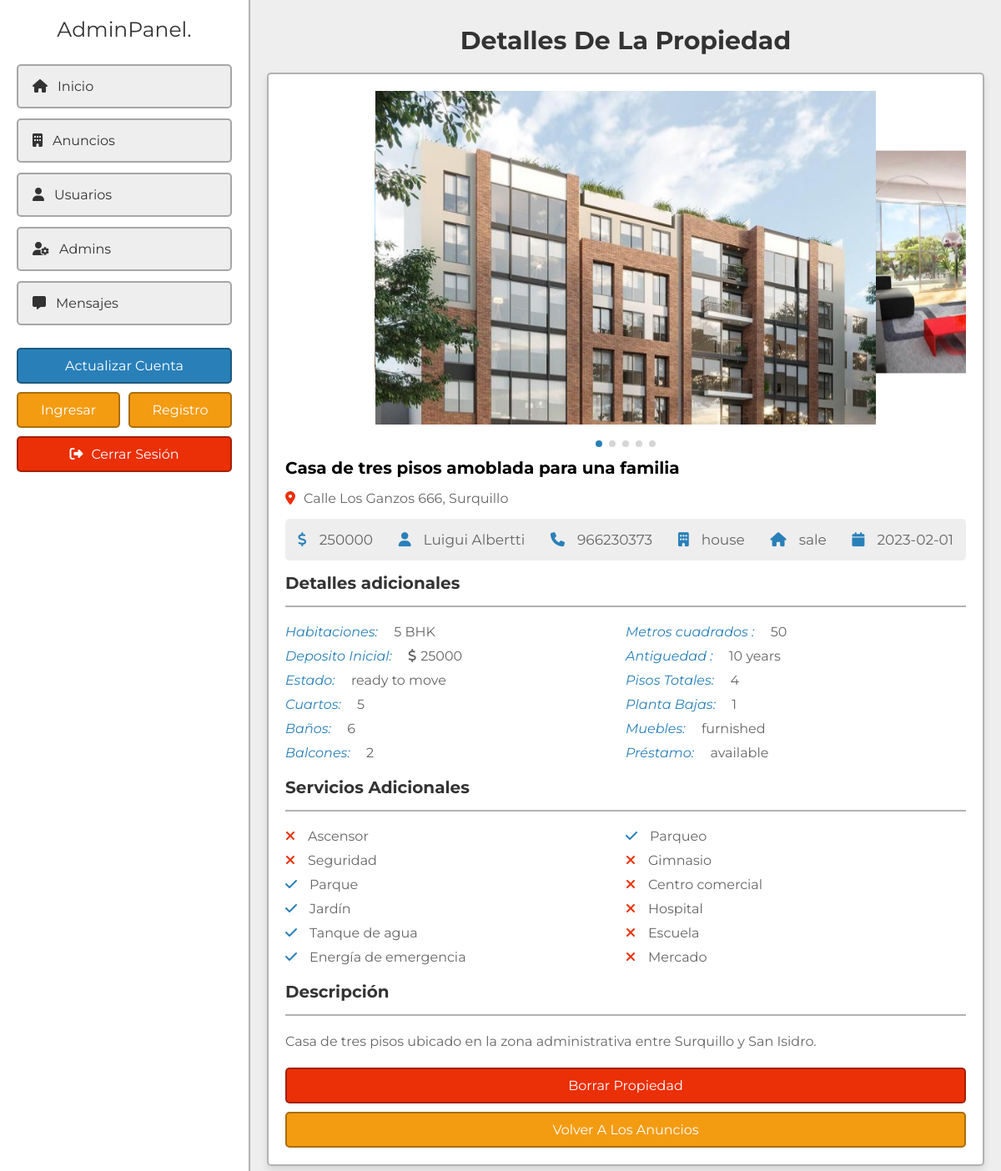
The app's page /project/admin/view_property.php?get_id=OskuD7poGVNZiTJuu6OV (signed in) with its own data.
### tables this page shows
CREATE TABLE `property` (
  `id` varchar(20) NOT NULL,
  `user_id` varchar(20) NOT NULL,
  `property_name` varchar(50) NOT NULL,
  `address` varchar(100) NOT NULL,
  `price` varchar(10) NOT NULL,
  `type` varchar(10) NOT NULL,
  `offer` varchar(10) NOT NULL,
  `status` varchar(50) NOT NULL,
  `furnished` varchar(50) NOT NULL,
  `bhk` varchar(10) NOT NULL,
  `deposite` varchar(10) NOT NULL,
  `bedroom` varchar(10) NOT NULL,
  `bathroom` varchar(10) NOT NULL,
  `balcony` varchar(10) NOT NULL,
  `carpet` varchar(10) NOT NULL,
  `age` varchar(2) NOT NULL,
  `total_floors` varchar(2) NOT NULL,
  `room_floor` varchar(2) NOT NULL,
  `loan` varchar(50) NOT NULL,
  `lift` varchar(3) NOT NULL DEFAULT 'no',
  `security_guard` varchar(3) NOT NULL DEFAULT 'no',
  `play_ground` varchar(3) NOT NULL DEFAULT 'no',
  `garden` varchar(3) NOT NULL DEFAULT 'no',
  `water_supply` varchar(3) NOT NULL DEFAULT 'no',
  `power_backup` varchar(3) NOT NULL DEFAULT 'no',
  `parking_area` varchar(3) NOT NULL DEFAULT 'no',
  `gym` varchar(3) NOT NULL DEFAULT 'no',
  `shopping_mall` varchar(3) NOT NULL DEFAULT 'no',
  `hospital` varchar(3) NOT NULL DEFAULT 'no',
  `school` varchar(3) NOT NULL DEFAULT 'no',
  `market_area` varchar(3) NOT NULL DEFAULT 'no',
  `image_01` varchar(50) NOT NULL,
  `image_02` varchar(50) NOT NULL,
  `image_03` varchar(50) NOT NULL,
  `image_04` varchar(50) NOT NULL,
  `image_05` varchar(50) NOT NULL,
  `description` varchar(1000) NOT NULL,
  `date` date NOT NULL DEFAULT current_timestamp()
);

CREATE TABLE `users` (
  `id` varchar(20) NOT NULL,
  `name` varchar(50) NOT NULL,
  `number` varchar(10) NOT NULL,
  `email` varchar(50) NOT NULL,
  `password` varchar(50) NOT NULL
);

### project/admin/view_property.php (the view, shortened to what this page needs)
<?php
include '../components/connect.php';
if (isset($_GET['get_id'])) {
    $get_id = $_GET['get_id'];
} else {
    $get_id = '';
    header('location:listings.php');
}
?>
<!DOCTYPE html>
<html lang="es">
<head>
    <link rel="stylesheet" href="https://cdnjs.cloudflare.com/ajax/libs/font-awesome/6.2.0/css/all.min.css">
    <link rel="stylesheet" href="https://cdn.jsdelivr.net/npm/swiper@8/swiper-bundle.min.css" />
    <link rel="stylesheet" href="../css/admin_style.css">
</head>
<body>
    <?php include '../components/admin_header.php'; ?>
    <section class="view-property">
        <h1 class="heading">Detalles de la propiedad</h1>
        <?php
        $select_properties = $conn->prepare(
            "SELECT *
            FROM `property`
            WHERE id = ?
            ORDER BY date
            DESC
            LIMIT 1"
        );
        $select_properties->execute([$get_id]);
        if ($select_properties->rowCount() > 0) {
            while ($fetch_property = $select_properties->fetch(PDO::FETCH_ASSOC)) {
                $select_user = $conn->prepare(
                    "SELECT *
                    FROM `users`
                    WHERE id = ?"
                );
                $select_user->execute([$fetch_property['user_id']]);
                $fetch_user = $select_user->fetch(PDO::FETCH_ASSOC);
        ?>
                <div class="details">
                    <div class="swiper images-container">
                        <div class="swiper-wrapper">
                            <img src="../uploaded_files/<?= $fetch_property['image_01']; ?>" alt="Imagen" class="swiper-slide">
                            <?php if (!empty($fetch_property['image_02'])) { ?>
                                <img src="../uploaded_files/<?= $fetch_property['image_02']; ?>" alt="Imagen" class="swiper-slide">
                            <?php } ?>
                            <?php if (!empty($fetch_property['image_05'])) { ?>
                                <img src="../uploaded_files/<?= $fetch_property['image_05']; ?>" alt="Imagen" class="swiper-slide">
                            <?php } ?>
                        </div>
                        <div class="swiper-pagination"></div>
                    </div>
                    <h3 class="name"><?= $fetch_property['property_name']; ?></h3>
                    <p class="location"><i class="fas fa-map-marker-alt"></i><span><?= $fetch_property['address']; ?></span></p>
                    <div class="info">
                        <p><i class="fas fa-dollar-sign"></i><span><?= $fetch_property['price']; ?></span></p>
                        <p><i class="fas fa-user"></i><span><?= $fetch_user['name']; ?></span></p>
                        <p><i class="fas fa-phone"></i><a href="tel:1234567890"><?= $fetch_user['number']; ?></a></p>
                        <p><i class="fas fa-building"></i><span><?= $fetch_property['type']; ?></span></p>
                        <p><i class="fas fa-house"></i><span><?= $fetch_property['offer']; ?></span></p>
                        <p><i class="fas fa-calendar"></i><span><?= $fetch_property['date']; ?></span></p>
                    </div>
                    <h3 class="title">Detalles adicionales</h3>
                    <div class="flex">
                        <div class="box">
                            <p><i>Habitaciones: </i><span><?= $fetch_property['bhk']; ?> BHK</span></p>
                            <p><i>Deposito Inicial: </i><span><span class="fas fa-dollar-sign" style="margin-right: .5rem;"></span><?= $fetch_property['deposite']; ?></span></p>
                            <p><i>Estado: </i><span><?= $fetch_property['status']; ?></span></p>
                            <p><i>Cuartos: </i><span><?= $fetch_property['bedroom']; ?></span></p>
                            <p><i>Baños: </i><span><?= $fetch_property['bathroom']; ?></span></p>
                            <p><i>Balcones: </i><span><?= $fetch_property['balcony']; ?></span></p>
                        </div>
                        <div class="box">
                            <p><i>Metros cuadrados : </i><span><?= $fetch_property['carpet']; ?></span></p>
                            <p><i>Antiguedad : </i><span><?= $fetch_property['age']; ?> years</span></p>
                            <p><i>Pisos Totales: </i><span><?= $fetch_property['total_floors']; ?></span></p>
                            <p><i>Planta Bajas: </i><span><?= $fetch_property['room_floor']; ?></span></p>
                            <p><i>Muebles: </i><span><?= $fetch_property['furnished']; ?></span></p>
                            <p><i>Préstamo: </i><span><?= $fetch_property['loan']; ?></span></p>
                        </div>
                    </div>
                    <h3 class="title">Servicios Adicionales</h3>
                    <div class="flex">
                        <div class="box">
                            <p><i class="fas fa-<?php if ($fetch_property['lift'] == 'yes') {
                                                    echo 'check';
                                                } else {
                                                    echo 'times';
                                                } ?>"></i><span>Ascensor</span></p>
                            <p><i class="fas fa-<?php if ($fetch_property['security_guard'] == 'yes') {
                                                    echo 'check';
                                                } else {
                                                    echo 'times';
                                                } ?>"></i><span>Seguridad</span></p>
                            <p><i class="fas fa-<?php if ($fetch_property['play_ground'] == 'yes') {
                                                    echo 'check';
                                                } else {
                                                    echo 'times';
                                                } ?>"></i><span>Parque</span></p>
                            <p><i class="fas fa-<?php if ($fetch_property['garden'] == 'yes') {
                                                    echo 'check';
                                                } else {
                                                    echo 'times';
                                                } ?>"></i><span>Jardín</span></p>
                            <p><i class="fas fa-<?php if ($fetch_property['water_supply'] == 'yes') {
                                                    echo 'check';
                                                } else {
                                                    echo 'times';
                                                } ?>"></i><span>Tanque de agua</span></p>
                            <p><i class="fas fa-<?php if ($fetch_property['power_backup'] == 'yes') {
                                                    echo 'check';
                                                } else {
                                                    echo 'times';
                                                } ?>"></i><span>Energía de emergencia</span></p>
                        </div>
                        <div class="box">
                            <p><i class="fas fa-<?php if ($fetch_property['parking_area'] == 'yes') {
                                                    echo 'check';
                                                } else {
                                                    echo 'times';
                                                } ?>"></i><span>Parqueo</span></p>
                            <p><i class="fas fa-<?php if ($fetch_property['gym'] == 'yes') {
                                                    echo 'check';
                                                } else {
                                                    echo 'times';
                                                } ?>"></i><span>Gimnasio</span></p>
                            <p><i class="fas fa-<?php if ($fetch_property['shopping_mall'] == 'yes') {
                                                    echo 'check';
                                                } else {
                                                    echo 'times';
                                                } ?>"></i><span>Centro comercial</span></p>
                            <p><i class="fas fa-<?php if ($fetch_property['hospital'] == 'yes') {
                                                    echo 'check';
                                                } else {
                                                    echo 'times';
                                                } ?>"></i><span>Hospital</span></p>
                            <p><i class="fas fa-<?php if ($fetch_property['school'] == 'yes') {
                                                    echo 'check';
                                                } else {
                                                    echo 'times';
                                                } ?>"></i><span>Escuela</span></p>
                            <p><i class="fas fa-<?php if ($fetch_property['market_area'] == 'yes') {
                                                    echo 'check';
                                                } else {
                                                    echo 'times';
                                                } ?>"></i><span>Mercado</span></p>
                        </div>
                    </div>
                    <h3 class="title">Descripción</h3>
                    <p class="description"><?= $fetch_property['description']; ?></p>
                    <form action="" method="post" class="flex-btn">
                        <input type="submit" value="Borrar propiedad" name="delete" class="delete-btn" onclick="return confirm('¿Desea borrar este anuncio?');">
                    </form>
                    <a href="listings.php" class="option-btn">Volver a los anuncios</a>
                </div>
        <?php
            }
        } else {
            echo '<p class="empty">No se ha podido encontrar la propiedad <a href="listings.php" style="margin-top:1.5rem;" class="option-btn">Volver a los anuncios</a></p>';
        }
        ?>
    </section>
</body>
</html>

### project/css/admin_style.css (style rules this page uses)
:root { --main-color: #2980b9; --orange: #f39c12; --red: #eb2f06; --light-color: #666; --light-bg: #eee; --white: #fff; --black: #333; --box-shadow: 0 0.5rem 1rem rgba(0, 0, 0, 0.1); --border: 0.2rem solid rgba(0, 0, 0, 0.3); }
* { font-family: "Montserrat", sans-serif; margin: 0; padding: 0; box-sizing: border-box; outline: none; border: none; text-decoration: none; }
html { font-size: 62.5%; overflow-x: hidden; scroll-behavior: smooth; scroll-padding-top: 5rem; }
body { background-color: var(--light-bg); padding-left: 30rem; }
section { padding: 3rem 2rem; max-width: 1200px; margin: 0 auto; }
.heading { margin-bottom: 2rem; text-align: center; text-transform: capitalize; color: var(--black); font-size: 3rem; }
.flex-btn { display: flex; column-gap: 1rem; justify-content: space-between; align-items: flex-end; }
.inline-btn, .inline-option-btn, .inline-delete-btn, .btn, .delete-btn, .option-btn { cursor: pointer; padding: 1rem 2.5rem; font-size: 1.6rem; color: var(--white); text-align: center; text-transform: capitalize; margin-top: 1rem; border-radius: 0.5rem; border: var(--border); }
.btn, .delete-btn, .option-btn { display: block; width: 100%; }
.option-btn { background-color: var(--orange); }
.delete-btn { background-color: var(--red); }
.view-property .details { background-color: var(--white); box-shadow: var(--box-shadow); border: var(--border); padding: 2rem; border-radius: .5rem; overflow-x: hidden; }
.view-property .details .images-container img { height: 40rem; object-fit: cover; width: 60rem; margin-bottom: 3rem; }
.swiper-pagination-bullets.swiper-pagination-horizontal { bottom: 0; }
.view-property .details .name { font-size: 2rem; text-overflow: ellipsis; overflow-x: hidden; margin-bottom: .5rem; padding-top: 1rem; }
.view-property .details .location { padding-top: 1rem; font-size: 1.6rem; color: var(--light-color); }
.view-property .details .location i { margin-right: 1rem; color: var(--red); }
.view-property .details .info { display: flex; background-color: var(--light-bg); padding: 1.5rem; margin: 1.5rem 0; justify-content: space-between; align-items: center; flex-wrap: wrap; gap: 2rem; border-radius: .5rem; }
.view-property .details .info p { font-size: 1.7rem; }
.view-property .details .info p span, .view-property .details .info p a { color: var(--light-color); }
.view-property .details .info p i { margin-right: 1.5rem; color: var(--main-color); }
.view-property .details .title { font-size: 2rem; color: var(--black); padding-bottom: 1.5rem; border-bottom: var(--border); }
.view-property .details .flex { margin: 1.5rem 0; display: flex; justify-content: space-between; flex-wrap: wrap; }
.view-property .details .flex .box { flex: 1 1 40rem; }
.view-property .details .flex .box p { padding: .5rem 0; font-size: 1.6rem; color: var(--light-color); }
.view-property .details .flex .box i { color: var(--main-color); margin-right: 1.5rem; }
.view-property .details .flex .box .fa-times { color: var(--red); }
.view-property .details .description { padding-top: 1rem; margin: .5rem 0; margin-top: .5rem; font-size: 1.6rem; color: var(--light-color); line-height: 2; }

### records on screen
property: image_01 (picture), image_02 (picture), image_05 (picture), property_name "Casa de tres pisos amoblada para una familia", address "Calle Los Ganzos 666, Surquillo", price "250000", user.name "Luigui Albertti", user.number "966230373", type "house", offer "sale", date "2023-02-01", bhk "5", deposite "25000", status "ready to move", bedroom "5", bathroom "6", balcony "2", carpet "50", age "10", total_floors "4", room_floor "1", furnished "furnished", loan "available", description "Casa de tres pisos ubicado en la zona administrativa entre Surquillo y San Isidro."
